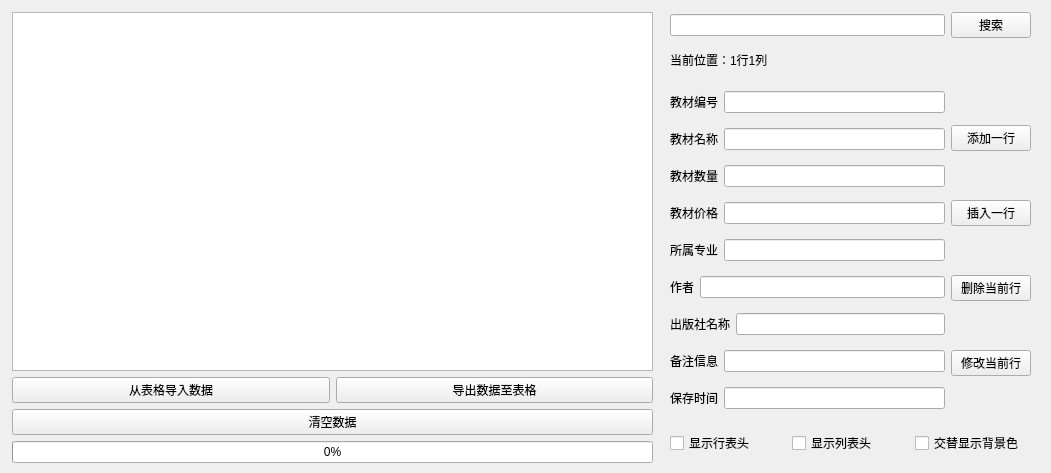
<?xml version="1.0" encoding="UTF-8"?>
<ui version="4.0">
 <class>Widget</class>
 <widget class="QWidget" name="Widget">
  <property name="geometry">
   <rect>
    <x>0</x>
    <y>0</y>
    <width>1051</width>
    <height>473</height>
   </rect>
  </property>
  <property name="windowTitle">
   <string>Widget</string>
  </property>
  <widget class="QWidget" name="layoutWidget">
   <property name="geometry">
    <rect>
     <x>670</x>
     <y>430</y>
     <width>361</width>
     <height>26</height>
    </rect>
   </property>
   <layout class="QHBoxLayout" name="horizontalLayout_4">
    <item>
     <widget class="QCheckBox" name="ShowRowHeader">
      <property name="text">
       <string>显示行表头</string>
      </property>
     </widget>
    </item>
    <item>
     <widget class="QCheckBox" name="ShowListHeader">
      <property name="text">
       <string>显示列表头</string>
      </property>
     </widget>
    </item>
    <item>
     <widget class="QCheckBox" name="AlternatingDisplay">
      <property name="text">
       <string>交替显示背景色</string>
      </property>
     </widget>
    </item>
   </layout>
  </widget>
  <widget class="QWidget" name="layoutWidget">
   <property name="geometry">
    <rect>
     <x>670</x>
     <y>10</y>
     <width>361</width>
     <height>31</height>
    </rect>
   </property>
   <layout class="QHBoxLayout" name="horizontalLayout_13">
    <item>
     <widget class="QLineEdit" name="KeyWords"/>
    </item>
    <item>
     <widget class="QPushButton" name="Search">
      <property name="text">
       <string>搜索</string>
      </property>
     </widget>
    </item>
   </layout>
  </widget>
  <widget class="QWidget" name="layoutWidget">
   <property name="geometry">
    <rect>
     <x>670</x>
     <y>82</y>
     <width>361</width>
     <height>341</height>
    </rect>
   </property>
   <layout class="QHBoxLayout" name="horizontalLayout_12">
    <item>
     <layout class="QVBoxLayout" name="verticalLayout">
      <item>
       <layout class="QHBoxLayout" name="horizontalLayout_6">
        <item>
         <widget class="QLabel" name="label_4">
          <property name="text">
           <string>教材编号</string>
          </property>
         </widget>
        </item>
        <item>
         <widget class="QLineEdit" name="ISBNEditor"/>
        </item>
       </layout>
      </item>
      <item>
       <layout class="QHBoxLayout" name="horizontalLayout">
        <item>
         <widget class="QLabel" name="label">
          <property name="text">
           <string>教材名称</string>
          </property>
         </widget>
        </item>
        <item>
         <widget class="QLineEdit" name="NameEditor"/>
        </item>
       </layout>
      </item>
      <item>
       <layout class="QHBoxLayout" name="horizontalLayout_7">
        <item>
         <widget class="QLabel" name="label_5">
          <property name="text">
           <string>教材数量</string>
          </property>
         </widget>
        </item>
        <item>
         <widget class="QLineEdit" name="CountEditor"/>
        </item>
       </layout>
      </item>
      <item>
       <layout class="QHBoxLayout" name="horizontalLayout_8">
        <item>
         <widget class="QLabel" name="label_6">
          <property name="text">
           <string>教材价格</string>
          </property>
         </widget>
        </item>
        <item>
         <widget class="QLineEdit" name="PriceEditor"/>
        </item>
       </layout>
      </item>
      <item>
       <layout class="QHBoxLayout" name="horizontalLayout_9">
        <item>
         <widget class="QLabel" name="label_7">
          <property name="text">
           <string>所属专业</string>
          </property>
         </widget>
        </item>
        <item>
         <widget class="QLineEdit" name="SubjectEditor"/>
        </item>
       </layout>
      </item>
      <item>
       <layout class="QHBoxLayout" name="horizontalLayout_10">
        <item>
         <widget class="QLabel" name="label_8">
          <property name="text">
           <string>作者</string>
          </property>
         </widget>
        </item>
        <item>
         <widget class="QLineEdit" name="AuthorEditor"/>
        </item>
       </layout>
      </item>
      <item>
       <layout class="QHBoxLayout" name="horizontalLayout_3">
        <item>
         <widget class="QLabel" name="label_2">
          <property name="text">
           <string>出版社名称</string>
          </property>
         </widget>
        </item>
        <item>
         <widget class="QLineEdit" name="PublisherEditor"/>
        </item>
       </layout>
      </item>
      <item>
       <layout class="QHBoxLayout" name="horizontalLayout_11">
        <item>
         <widget class="QLabel" name="label_9">
          <property name="text">
           <string>备注信息</string>
          </property>
         </widget>
        </item>
        <item>
         <widget class="QLineEdit" name="RemarksEditor"/>
        </item>
       </layout>
      </item>
      <item>
       <layout class="QHBoxLayout" name="horizontalLayout_5">
        <item>
         <widget class="QLabel" name="label_3">
          <property name="text">
           <string>保存时间</string>
          </property>
         </widget>
        </item>
        <item>
         <widget class="QLineEdit" name="TimeShower"/>
        </item>
       </layout>
      </item>
     </layout>
    </item>
    <item>
     <layout class="QVBoxLayout" name="verticalLayout_4">
      <item>
       <widget class="QPushButton" name="Append">
        <property name="text">
         <string>添加一行</string>
        </property>
       </widget>
      </item>
      <item>
       <widget class="QPushButton" name="Insert">
        <property name="text">
         <string>插入一行</string>
        </property>
       </widget>
      </item>
      <item>
       <widget class="QPushButton" name="Delete">
        <property name="text">
         <string>删除当前行</string>
        </property>
       </widget>
      </item>
      <item>
       <widget class="QPushButton" name="Edit">
        <property name="text">
         <string>修改当前行</string>
        </property>
       </widget>
      </item>
     </layout>
    </item>
   </layout>
  </widget>
  <widget class="QLabel" name="TablePosition">
   <property name="geometry">
    <rect>
     <x>670</x>
     <y>50</y>
     <width>123</width>
     <height>20</height>
    </rect>
   </property>
   <property name="text">
    <string>当前位置：1行1列</string>
   </property>
  </widget>
  <widget class="QWidget" name="layoutWidget">
   <property name="geometry">
    <rect>
     <x>12</x>
     <y>12</y>
     <width>641</width>
     <height>451</height>
    </rect>
   </property>
   <layout class="QVBoxLayout" name="verticalLayout_2">
    <item>
     <layout class="QVBoxLayout" name="verticalLayout_3">
      <item>
       <widget class="QTableWidget" name="TextBooksTable"/>
      </item>
      <item>
       <layout class="QHBoxLayout" name="horizontalLayout_2">
        <item>
         <widget class="QPushButton" name="Import">
          <property name="text">
           <string>从表格导入数据</string>
          </property>
         </widget>
        </item>
        <item>
         <widget class="QPushButton" name="Export">
          <property name="text">
           <string>导出数据至表格</string>
          </property>
         </widget>
        </item>
       </layout>
      </item>
     </layout>
    </item>
    <item>
     <widget class="QPushButton" name="Clear">
      <property name="text">
       <string>清空数据</string>
      </property>
     </widget>
    </item>
    <item>
     <widget class="QProgressBar" name="progressBar">
      <property name="value">
       <number>0</number>
      </property>
     </widget>
    </item>
   </layout>
  </widget>
 </widget>
 <resources/>
 <connections/>
</ui>
